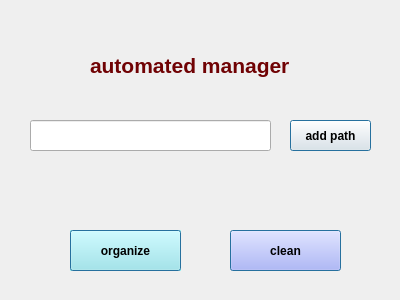
<?xml version="1.0" encoding="UTF-8"?>
<ui version="4.0">
 <class>Form</class>
 <widget class="QWidget" name="Form">
  <property name="geometry">
   <rect>
    <x>0</x>
    <y>0</y>
    <width>400</width>
    <height>300</height>
   </rect>
  </property>
  <property name="windowTitle">
   <string>Form</string>
  </property>
  <widget class="QLineEdit" name="lineEdit">
   <property name="geometry">
    <rect>
     <x>30</x>
     <y>120</y>
     <width>241</width>
     <height>31</height>
    </rect>
   </property>
  </widget>
  <widget class="QPushButton" name="addpath">
   <property name="geometry">
    <rect>
     <x>290</x>
     <y>120</y>
     <width>81</width>
     <height>31</height>
    </rect>
   </property>
   <property name="font">
    <font>
     <pointsize>9</pointsize>
     <weight>75</weight>
     <bold>true</bold>
    </font>
   </property>
   <property name="text">
    <string>add path</string>
   </property>
   <property name="autoDefault">
    <bool>true</bool>
   </property>
   <property name="default">
    <bool>true</bool>
   </property>
  </widget>
  <widget class="QLabel" name="label">
   <property name="geometry">
    <rect>
     <x>90</x>
     <y>50</y>
     <width>231</width>
     <height>31</height>
    </rect>
   </property>
   <property name="palette">
    <palette>
     <active>
      <colorrole role="WindowText">
       <brush brushstyle="SolidPattern">
        <color alpha="255">
         <red>112</red>
         <green>2</green>
         <blue>4</blue>
        </color>
       </brush>
      </colorrole>
      <colorrole role="Button">
       <brush brushstyle="SolidPattern">
        <color alpha="255">
         <red>170</red>
         <green>0</green>
         <blue>0</blue>
        </color>
       </brush>
      </colorrole>
      <colorrole role="Light">
       <brush brushstyle="SolidPattern">
        <color alpha="255">
         <red>255</red>
         <green>0</green>
         <blue>0</blue>
        </color>
       </brush>
      </colorrole>
      <colorrole role="Midlight">
       <brush brushstyle="SolidPattern">
        <color alpha="255">
         <red>212</red>
         <green>0</green>
         <blue>0</blue>
        </color>
       </brush>
      </colorrole>
      <colorrole role="Dark">
       <brush brushstyle="SolidPattern">
        <color alpha="255">
         <red>85</red>
         <green>0</green>
         <blue>0</blue>
        </color>
       </brush>
      </colorrole>
      <colorrole role="Mid">
       <brush brushstyle="SolidPattern">
        <color alpha="255">
         <red>113</red>
         <green>0</green>
         <blue>0</blue>
        </color>
       </brush>
      </colorrole>
      <colorrole role="Text">
       <brush brushstyle="SolidPattern">
        <color alpha="255">
         <red>0</red>
         <green>0</green>
         <blue>0</blue>
        </color>
       </brush>
      </colorrole>
      <colorrole role="BrightText">
       <brush brushstyle="SolidPattern">
        <color alpha="255">
         <red>255</red>
         <green>255</green>
         <blue>255</blue>
        </color>
       </brush>
      </colorrole>
      <colorrole role="ButtonText">
       <brush brushstyle="SolidPattern">
        <color alpha="255">
         <red>0</red>
         <green>0</green>
         <blue>0</blue>
        </color>
       </brush>
      </colorrole>
      <colorrole role="Base">
       <brush brushstyle="SolidPattern">
        <color alpha="255">
         <red>255</red>
         <green>255</green>
         <blue>255</blue>
        </color>
       </brush>
      </colorrole>
      <colorrole role="Window">
       <brush brushstyle="SolidPattern">
        <color alpha="255">
         <red>170</red>
         <green>0</green>
         <blue>0</blue>
        </color>
       </brush>
      </colorrole>
      <colorrole role="Shadow">
       <brush brushstyle="SolidPattern">
        <color alpha="255">
         <red>0</red>
         <green>0</green>
         <blue>0</blue>
        </color>
       </brush>
      </colorrole>
      <colorrole role="AlternateBase">
       <brush brushstyle="SolidPattern">
        <color alpha="255">
         <red>212</red>
         <green>127</green>
         <blue>127</blue>
        </color>
       </brush>
      </colorrole>
      <colorrole role="ToolTipBase">
       <brush brushstyle="SolidPattern">
        <color alpha="255">
         <red>255</red>
         <green>255</green>
         <blue>220</blue>
        </color>
       </brush>
      </colorrole>
      <colorrole role="ToolTipText">
       <brush brushstyle="SolidPattern">
        <color alpha="255">
         <red>0</red>
         <green>0</green>
         <blue>0</blue>
        </color>
       </brush>
      </colorrole>
     </active>
     <inactive>
      <colorrole role="WindowText">
       <brush brushstyle="SolidPattern">
        <color alpha="255">
         <red>112</red>
         <green>2</green>
         <blue>4</blue>
        </color>
       </brush>
      </colorrole>
      <colorrole role="Button">
       <brush brushstyle="SolidPattern">
        <color alpha="255">
         <red>170</red>
         <green>0</green>
         <blue>0</blue>
        </color>
       </brush>
      </colorrole>
      <colorrole role="Light">
       <brush brushstyle="SolidPattern">
        <color alpha="255">
         <red>255</red>
         <green>0</green>
         <blue>0</blue>
        </color>
       </brush>
      </colorrole>
      <colorrole role="Midlight">
       <brush brushstyle="SolidPattern">
        <color alpha="255">
         <red>212</red>
         <green>0</green>
         <blue>0</blue>
        </color>
       </brush>
      </colorrole>
      <colorrole role="Dark">
       <brush brushstyle="SolidPattern">
        <color alpha="255">
         <red>85</red>
         <green>0</green>
         <blue>0</blue>
        </color>
       </brush>
      </colorrole>
      <colorrole role="Mid">
       <brush brushstyle="SolidPattern">
        <color alpha="255">
         <red>113</red>
         <green>0</green>
         <blue>0</blue>
        </color>
       </brush>
      </colorrole>
      <colorrole role="Text">
       <brush brushstyle="SolidPattern">
        <color alpha="255">
         <red>0</red>
         <green>0</green>
         <blue>0</blue>
        </color>
       </brush>
      </colorrole>
      <colorrole role="BrightText">
       <brush brushstyle="SolidPattern">
        <color alpha="255">
         <red>255</red>
         <green>255</green>
         <blue>255</blue>
        </color>
       </brush>
      </colorrole>
      <colorrole role="ButtonText">
       <brush brushstyle="SolidPattern">
        <color alpha="255">
         <red>0</red>
         <green>0</green>
         <blue>0</blue>
        </color>
       </brush>
      </colorrole>
      <colorrole role="Base">
       <brush brushstyle="SolidPattern">
        <color alpha="255">
         <red>255</red>
         <green>255</green>
         <blue>255</blue>
        </color>
       </brush>
      </colorrole>
      <colorrole role="Window">
       <brush brushstyle="SolidPattern">
        <color alpha="255">
         <red>170</red>
         <green>0</green>
         <blue>0</blue>
        </color>
       </brush>
      </colorrole>
      <colorrole role="Shadow">
       <brush brushstyle="SolidPattern">
        <color alpha="255">
         <red>0</red>
         <green>0</green>
         <blue>0</blue>
        </color>
       </brush>
      </colorrole>
      <colorrole role="AlternateBase">
       <brush brushstyle="SolidPattern">
        <color alpha="255">
         <red>212</red>
         <green>127</green>
         <blue>127</blue>
        </color>
       </brush>
      </colorrole>
      <colorrole role="ToolTipBase">
       <brush brushstyle="SolidPattern">
        <color alpha="255">
         <red>255</red>
         <green>255</green>
         <blue>220</blue>
        </color>
       </brush>
      </colorrole>
      <colorrole role="ToolTipText">
       <brush brushstyle="SolidPattern">
        <color alpha="255">
         <red>0</red>
         <green>0</green>
         <blue>0</blue>
        </color>
       </brush>
      </colorrole>
     </inactive>
     <disabled>
      <colorrole role="WindowText">
       <brush brushstyle="SolidPattern">
        <color alpha="255">
         <red>85</red>
         <green>0</green>
         <blue>0</blue>
        </color>
       </brush>
      </colorrole>
      <colorrole role="Button">
       <brush brushstyle="SolidPattern">
        <color alpha="255">
         <red>170</red>
         <green>0</green>
         <blue>0</blue>
        </color>
       </brush>
      </colorrole>
      <colorrole role="Light">
       <brush brushstyle="SolidPattern">
        <color alpha="255">
         <red>255</red>
         <green>0</green>
         <blue>0</blue>
        </color>
       </brush>
      </colorrole>
      <colorrole role="Midlight">
       <brush brushstyle="SolidPattern">
        <color alpha="255">
         <red>212</red>
         <green>0</green>
         <blue>0</blue>
        </color>
       </brush>
      </colorrole>
      <colorrole role="Dark">
       <brush brushstyle="SolidPattern">
        <color alpha="255">
         <red>85</red>
         <green>0</green>
         <blue>0</blue>
        </color>
       </brush>
      </colorrole>
      <colorrole role="Mid">
       <brush brushstyle="SolidPattern">
        <color alpha="255">
         <red>113</red>
         <green>0</green>
         <blue>0</blue>
        </color>
       </brush>
      </colorrole>
      <colorrole role="Text">
       <brush brushstyle="SolidPattern">
        <color alpha="255">
         <red>85</red>
         <green>0</green>
         <blue>0</blue>
        </color>
       </brush>
      </colorrole>
      <colorrole role="BrightText">
       <brush brushstyle="SolidPattern">
        <color alpha="255">
         <red>255</red>
         <green>255</green>
         <blue>255</blue>
        </color>
       </brush>
      </colorrole>
      <colorrole role="ButtonText">
       <brush brushstyle="SolidPattern">
        <color alpha="255">
         <red>85</red>
         <green>0</green>
         <blue>0</blue>
        </color>
       </brush>
      </colorrole>
      <colorrole role="Base">
       <brush brushstyle="SolidPattern">
        <color alpha="255">
         <red>170</red>
         <green>0</green>
         <blue>0</blue>
        </color>
       </brush>
      </colorrole>
      <colorrole role="Window">
       <brush brushstyle="SolidPattern">
        <color alpha="255">
         <red>170</red>
         <green>0</green>
         <blue>0</blue>
        </color>
       </brush>
      </colorrole>
      <colorrole role="Shadow">
       <brush brushstyle="SolidPattern">
        <color alpha="255">
         <red>0</red>
         <green>0</green>
         <blue>0</blue>
        </color>
       </brush>
      </colorrole>
      <colorrole role="AlternateBase">
       <brush brushstyle="SolidPattern">
        <color alpha="255">
         <red>170</red>
         <green>0</green>
         <blue>0</blue>
        </color>
       </brush>
      </colorrole>
      <colorrole role="ToolTipBase">
       <brush brushstyle="SolidPattern">
        <color alpha="255">
         <red>255</red>
         <green>255</green>
         <blue>220</blue>
        </color>
       </brush>
      </colorrole>
      <colorrole role="ToolTipText">
       <brush brushstyle="SolidPattern">
        <color alpha="255">
         <red>0</red>
         <green>0</green>
         <blue>0</blue>
        </color>
       </brush>
      </colorrole>
     </disabled>
    </palette>
   </property>
   <property name="font">
    <font>
     <pointsize>16</pointsize>
     <weight>75</weight>
     <bold>true</bold>
    </font>
   </property>
   <property name="text">
    <string>automated manager</string>
   </property>
  </widget>
  <widget class="QLabel" name="accomplished">
   <property name="geometry">
    <rect>
     <x>40</x>
     <y>170</y>
     <width>321</width>
     <height>41</height>
    </rect>
   </property>
   <property name="font">
    <font>
     <pointsize>10</pointsize>
    </font>
   </property>
   <property name="autoFillBackground">
    <bool>false</bool>
   </property>
   <property name="text">
    <string/>
   </property>
  </widget>
  <widget class="QPushButton" name="organize">
   <property name="geometry">
    <rect>
     <x>70</x>
     <y>230</y>
     <width>111</width>
     <height>41</height>
    </rect>
   </property>
   <property name="palette">
    <palette>
     <active>
      <colorrole role="WindowText">
       <brush brushstyle="SolidPattern">
        <color alpha="255">
         <red>0</red>
         <green>0</green>
         <blue>0</blue>
        </color>
       </brush>
      </colorrole>
      <colorrole role="Button">
       <brush brushstyle="SolidPattern">
        <color alpha="255">
         <red>161</red>
         <green>240</green>
         <blue>240</blue>
        </color>
       </brush>
      </colorrole>
      <colorrole role="Light">
       <brush brushstyle="SolidPattern">
        <color alpha="255">
         <red>255</red>
         <green>255</green>
         <blue>255</blue>
        </color>
       </brush>
      </colorrole>
      <colorrole role="Midlight">
       <brush brushstyle="SolidPattern">
        <color alpha="255">
         <red>208</red>
         <green>247</green>
         <blue>247</blue>
        </color>
       </brush>
      </colorrole>
      <colorrole role="Dark">
       <brush brushstyle="SolidPattern">
        <color alpha="255">
         <red>80</red>
         <green>120</green>
         <blue>120</blue>
        </color>
       </brush>
      </colorrole>
      <colorrole role="Mid">
       <brush brushstyle="SolidPattern">
        <color alpha="255">
         <red>107</red>
         <green>160</green>
         <blue>160</blue>
        </color>
       </brush>
      </colorrole>
      <colorrole role="Text">
       <brush brushstyle="SolidPattern">
        <color alpha="255">
         <red>0</red>
         <green>0</green>
         <blue>0</blue>
        </color>
       </brush>
      </colorrole>
      <colorrole role="BrightText">
       <brush brushstyle="SolidPattern">
        <color alpha="255">
         <red>255</red>
         <green>255</green>
         <blue>255</blue>
        </color>
       </brush>
      </colorrole>
      <colorrole role="ButtonText">
       <brush brushstyle="SolidPattern">
        <color alpha="255">
         <red>0</red>
         <green>0</green>
         <blue>0</blue>
        </color>
       </brush>
      </colorrole>
      <colorrole role="Base">
       <brush brushstyle="SolidPattern">
        <color alpha="255">
         <red>255</red>
         <green>255</green>
         <blue>255</blue>
        </color>
       </brush>
      </colorrole>
      <colorrole role="Window">
       <brush brushstyle="SolidPattern">
        <color alpha="255">
         <red>161</red>
         <green>240</green>
         <blue>240</blue>
        </color>
       </brush>
      </colorrole>
      <colorrole role="Shadow">
       <brush brushstyle="SolidPattern">
        <color alpha="255">
         <red>0</red>
         <green>0</green>
         <blue>0</blue>
        </color>
       </brush>
      </colorrole>
      <colorrole role="AlternateBase">
       <brush brushstyle="SolidPattern">
        <color alpha="255">
         <red>208</red>
         <green>247</green>
         <blue>247</blue>
        </color>
       </brush>
      </colorrole>
      <colorrole role="ToolTipBase">
       <brush brushstyle="SolidPattern">
        <color alpha="255">
         <red>255</red>
         <green>255</green>
         <blue>220</blue>
        </color>
       </brush>
      </colorrole>
      <colorrole role="ToolTipText">
       <brush brushstyle="SolidPattern">
        <color alpha="255">
         <red>0</red>
         <green>0</green>
         <blue>0</blue>
        </color>
       </brush>
      </colorrole>
     </active>
     <inactive>
      <colorrole role="WindowText">
       <brush brushstyle="SolidPattern">
        <color alpha="255">
         <red>0</red>
         <green>0</green>
         <blue>0</blue>
        </color>
       </brush>
      </colorrole>
      <colorrole role="Button">
       <brush brushstyle="SolidPattern">
        <color alpha="255">
         <red>161</red>
         <green>240</green>
         <blue>240</blue>
        </color>
       </brush>
      </colorrole>
      <colorrole role="Light">
       <brush brushstyle="SolidPattern">
        <color alpha="255">
         <red>255</red>
         <green>255</green>
         <blue>255</blue>
        </color>
       </brush>
      </colorrole>
      <colorrole role="Midlight">
       <brush brushstyle="SolidPattern">
        <color alpha="255">
         <red>208</red>
         <green>247</green>
         <blue>247</blue>
        </color>
       </brush>
      </colorrole>
      <colorrole role="Dark">
       <brush brushstyle="SolidPattern">
        <color alpha="255">
         <red>80</red>
         <green>120</green>
         <blue>120</blue>
        </color>
       </brush>
      </colorrole>
      <colorrole role="Mid">
       <brush brushstyle="SolidPattern">
        <color alpha="255">
         <red>107</red>
         <green>160</green>
         <blue>160</blue>
        </color>
       </brush>
      </colorrole>
      <colorrole role="Text">
       <brush brushstyle="SolidPattern">
        <color alpha="255">
         <red>0</red>
         <green>0</green>
         <blue>0</blue>
        </color>
       </brush>
      </colorrole>
      <colorrole role="BrightText">
       <brush brushstyle="SolidPattern">
        <color alpha="255">
         <red>255</red>
         <green>255</green>
         <blue>255</blue>
        </color>
       </brush>
      </colorrole>
      <colorrole role="ButtonText">
       <brush brushstyle="SolidPattern">
        <color alpha="255">
         <red>0</red>
         <green>0</green>
         <blue>0</blue>
        </color>
       </brush>
      </colorrole>
      <colorrole role="Base">
       <brush brushstyle="SolidPattern">
        <color alpha="255">
         <red>255</red>
         <green>255</green>
         <blue>255</blue>
        </color>
       </brush>
      </colorrole>
      <colorrole role="Window">
       <brush brushstyle="SolidPattern">
        <color alpha="255">
         <red>161</red>
         <green>240</green>
         <blue>240</blue>
        </color>
       </brush>
      </colorrole>
      <colorrole role="Shadow">
       <brush brushstyle="SolidPattern">
        <color alpha="255">
         <red>0</red>
         <green>0</green>
         <blue>0</blue>
        </color>
       </brush>
      </colorrole>
      <colorrole role="AlternateBase">
       <brush brushstyle="SolidPattern">
        <color alpha="255">
         <red>208</red>
         <green>247</green>
         <blue>247</blue>
        </color>
       </brush>
      </colorrole>
      <colorrole role="ToolTipBase">
       <brush brushstyle="SolidPattern">
        <color alpha="255">
         <red>255</red>
         <green>255</green>
         <blue>220</blue>
        </color>
       </brush>
      </colorrole>
      <colorrole role="ToolTipText">
       <brush brushstyle="SolidPattern">
        <color alpha="255">
         <red>0</red>
         <green>0</green>
         <blue>0</blue>
        </color>
       </brush>
      </colorrole>
     </inactive>
     <disabled>
      <colorrole role="WindowText">
       <brush brushstyle="SolidPattern">
        <color alpha="255">
         <red>80</red>
         <green>120</green>
         <blue>120</blue>
        </color>
       </brush>
      </colorrole>
      <colorrole role="Button">
       <brush brushstyle="SolidPattern">
        <color alpha="255">
         <red>161</red>
         <green>240</green>
         <blue>240</blue>
        </color>
       </brush>
      </colorrole>
      <colorrole role="Light">
       <brush brushstyle="SolidPattern">
        <color alpha="255">
         <red>255</red>
         <green>255</green>
         <blue>255</blue>
        </color>
       </brush>
      </colorrole>
      <colorrole role="Midlight">
       <brush brushstyle="SolidPattern">
        <color alpha="255">
         <red>208</red>
         <green>247</green>
         <blue>247</blue>
        </color>
       </brush>
      </colorrole>
      <colorrole role="Dark">
       <brush brushstyle="SolidPattern">
        <color alpha="255">
         <red>80</red>
         <green>120</green>
         <blue>120</blue>
        </color>
       </brush>
      </colorrole>
      <colorrole role="Mid">
       <brush brushstyle="SolidPattern">
        <color alpha="255">
         <red>107</red>
         <green>160</green>
         <blue>160</blue>
        </color>
       </brush>
      </colorrole>
      <colorrole role="Text">
       <brush brushstyle="SolidPattern">
        <color alpha="255">
         <red>80</red>
         <green>120</green>
         <blue>120</blue>
        </color>
       </brush>
      </colorrole>
      <colorrole role="BrightText">
       <brush brushstyle="SolidPattern">
        <color alpha="255">
         <red>255</red>
         <green>255</green>
         <blue>255</blue>
        </color>
       </brush>
      </colorrole>
      <colorrole role="ButtonText">
       <brush brushstyle="SolidPattern">
        <color alpha="255">
         <red>80</red>
         <green>120</green>
         <blue>120</blue>
        </color>
       </brush>
      </colorrole>
      <colorrole role="Base">
       <brush brushstyle="SolidPattern">
        <color alpha="255">
         <red>161</red>
         <green>240</green>
         <blue>240</blue>
        </color>
       </brush>
      </colorrole>
      <colorrole role="Window">
       <brush brushstyle="SolidPattern">
        <color alpha="255">
         <red>161</red>
         <green>240</green>
         <blue>240</blue>
        </color>
       </brush>
      </colorrole>
      <colorrole role="Shadow">
       <brush brushstyle="SolidPattern">
        <color alpha="255">
         <red>0</red>
         <green>0</green>
         <blue>0</blue>
        </color>
       </brush>
      </colorrole>
      <colorrole role="AlternateBase">
       <brush brushstyle="SolidPattern">
        <color alpha="255">
         <red>161</red>
         <green>240</green>
         <blue>240</blue>
        </color>
       </brush>
      </colorrole>
      <colorrole role="ToolTipBase">
       <brush brushstyle="SolidPattern">
        <color alpha="255">
         <red>255</red>
         <green>255</green>
         <blue>220</blue>
        </color>
       </brush>
      </colorrole>
      <colorrole role="ToolTipText">
       <brush brushstyle="SolidPattern">
        <color alpha="255">
         <red>0</red>
         <green>0</green>
         <blue>0</blue>
        </color>
       </brush>
      </colorrole>
     </disabled>
    </palette>
   </property>
   <property name="font">
    <font>
     <pointsize>9</pointsize>
     <weight>75</weight>
     <bold>true</bold>
    </font>
   </property>
   <property name="autoFillBackground">
    <bool>true</bool>
   </property>
   <property name="text">
    <string>organize</string>
   </property>
   <property name="autoDefault">
    <bool>true</bool>
   </property>
   <property name="default">
    <bool>true</bool>
   </property>
   <property name="flat">
    <bool>false</bool>
   </property>
  </widget>
  <widget class="QPushButton" name="clean">
   <property name="geometry">
    <rect>
     <x>230</x>
     <y>230</y>
     <width>111</width>
     <height>41</height>
    </rect>
   </property>
   <property name="palette">
    <palette>
     <active>
      <colorrole role="WindowText">
       <brush brushstyle="SolidPattern">
        <color alpha="255">
         <red>116</red>
         <green>150</green>
         <blue>145</blue>
        </color>
       </brush>
      </colorrole>
      <colorrole role="Button">
       <brush brushstyle="SolidPattern">
        <color alpha="255">
         <red>170</red>
         <green>170</green>
         <blue>255</blue>
        </color>
       </brush>
      </colorrole>
      <colorrole role="Light">
       <brush brushstyle="SolidPattern">
        <color alpha="255">
         <red>255</red>
         <green>255</green>
         <blue>255</blue>
        </color>
       </brush>
      </colorrole>
      <colorrole role="Midlight">
       <brush brushstyle="SolidPattern">
        <color alpha="255">
         <red>212</red>
         <green>212</green>
         <blue>255</blue>
        </color>
       </brush>
      </colorrole>
      <colorrole role="Dark">
       <brush brushstyle="SolidPattern">
        <color alpha="255">
         <red>85</red>
         <green>85</green>
         <blue>127</blue>
        </color>
       </brush>
      </colorrole>
      <colorrole role="Mid">
       <brush brushstyle="SolidPattern">
        <color alpha="255">
         <red>113</red>
         <green>113</green>
         <blue>170</blue>
        </color>
       </brush>
      </colorrole>
      <colorrole role="Text">
       <brush brushstyle="SolidPattern">
        <color alpha="255">
         <red>0</red>
         <green>0</green>
         <blue>0</blue>
        </color>
       </brush>
      </colorrole>
      <colorrole role="BrightText">
       <brush brushstyle="SolidPattern">
        <color alpha="255">
         <red>255</red>
         <green>255</green>
         <blue>255</blue>
        </color>
       </brush>
      </colorrole>
      <colorrole role="ButtonText">
       <brush brushstyle="SolidPattern">
        <color alpha="255">
         <red>0</red>
         <green>0</green>
         <blue>0</blue>
        </color>
       </brush>
      </colorrole>
      <colorrole role="Base">
       <brush brushstyle="SolidPattern">
        <color alpha="255">
         <red>255</red>
         <green>255</green>
         <blue>255</blue>
        </color>
       </brush>
      </colorrole>
      <colorrole role="Window">
       <brush brushstyle="SolidPattern">
        <color alpha="255">
         <red>170</red>
         <green>170</green>
         <blue>255</blue>
        </color>
       </brush>
      </colorrole>
      <colorrole role="Shadow">
       <brush brushstyle="SolidPattern">
        <color alpha="255">
         <red>0</red>
         <green>0</green>
         <blue>0</blue>
        </color>
       </brush>
      </colorrole>
      <colorrole role="AlternateBase">
       <brush brushstyle="SolidPattern">
        <color alpha="255">
         <red>212</red>
         <green>212</green>
         <blue>255</blue>
        </color>
       </brush>
      </colorrole>
      <colorrole role="ToolTipBase">
       <brush brushstyle="SolidPattern">
        <color alpha="255">
         <red>255</red>
         <green>255</green>
         <blue>220</blue>
        </color>
       </brush>
      </colorrole>
      <colorrole role="ToolTipText">
       <brush brushstyle="SolidPattern">
        <color alpha="255">
         <red>0</red>
         <green>0</green>
         <blue>0</blue>
        </color>
       </brush>
      </colorrole>
     </active>
     <inactive>
      <colorrole role="WindowText">
       <brush brushstyle="SolidPattern">
        <color alpha="255">
         <red>116</red>
         <green>150</green>
         <blue>145</blue>
        </color>
       </brush>
      </colorrole>
      <colorrole role="Button">
       <brush brushstyle="SolidPattern">
        <color alpha="255">
         <red>170</red>
         <green>170</green>
         <blue>255</blue>
        </color>
       </brush>
      </colorrole>
      <colorrole role="Light">
       <brush brushstyle="SolidPattern">
        <color alpha="255">
         <red>255</red>
         <green>255</green>
         <blue>255</blue>
        </color>
       </brush>
      </colorrole>
      <colorrole role="Midlight">
       <brush brushstyle="SolidPattern">
        <color alpha="255">
         <red>212</red>
         <green>212</green>
         <blue>255</blue>
        </color>
       </brush>
      </colorrole>
      <colorrole role="Dark">
       <brush brushstyle="SolidPattern">
        <color alpha="255">
         <red>85</red>
         <green>85</green>
         <blue>127</blue>
        </color>
       </brush>
      </colorrole>
      <colorrole role="Mid">
       <brush brushstyle="SolidPattern">
        <color alpha="255">
         <red>113</red>
         <green>113</green>
         <blue>170</blue>
        </color>
       </brush>
      </colorrole>
      <colorrole role="Text">
       <brush brushstyle="SolidPattern">
        <color alpha="255">
         <red>0</red>
         <green>0</green>
         <blue>0</blue>
        </color>
       </brush>
      </colorrole>
      <colorrole role="BrightText">
       <brush brushstyle="SolidPattern">
        <color alpha="255">
         <red>255</red>
         <green>255</green>
         <blue>255</blue>
        </color>
       </brush>
      </colorrole>
      <colorrole role="ButtonText">
       <brush brushstyle="SolidPattern">
        <color alpha="255">
         <red>0</red>
         <green>0</green>
         <blue>0</blue>
        </color>
       </brush>
      </colorrole>
      <colorrole role="Base">
       <brush brushstyle="SolidPattern">
        <color alpha="255">
         <red>255</red>
         <green>255</green>
         <blue>255</blue>
        </color>
       </brush>
      </colorrole>
      <colorrole role="Window">
       <brush brushstyle="SolidPattern">
        <color alpha="255">
         <red>170</red>
         <green>170</green>
         <blue>255</blue>
        </color>
       </brush>
      </colorrole>
      <colorrole role="Shadow">
       <brush brushstyle="SolidPattern">
        <color alpha="255">
         <red>0</red>
         <green>0</green>
         <blue>0</blue>
        </color>
       </brush>
      </colorrole>
      <colorrole role="AlternateBase">
       <brush brushstyle="SolidPattern">
        <color alpha="255">
         <red>212</red>
         <green>212</green>
         <blue>255</blue>
        </color>
       </brush>
      </colorrole>
      <colorrole role="ToolTipBase">
       <brush brushstyle="SolidPattern">
        <color alpha="255">
         <red>255</red>
         <green>255</green>
         <blue>220</blue>
        </color>
       </brush>
      </colorrole>
      <colorrole role="ToolTipText">
       <brush brushstyle="SolidPattern">
        <color alpha="255">
         <red>0</red>
         <green>0</green>
         <blue>0</blue>
        </color>
       </brush>
      </colorrole>
     </inactive>
     <disabled>
      <colorrole role="WindowText">
       <brush brushstyle="SolidPattern">
        <color alpha="255">
         <red>85</red>
         <green>85</green>
         <blue>127</blue>
        </color>
       </brush>
      </colorrole>
      <colorrole role="Button">
       <brush brushstyle="SolidPattern">
        <color alpha="255">
         <red>170</red>
         <green>170</green>
         <blue>255</blue>
        </color>
       </brush>
      </colorrole>
      <colorrole role="Light">
       <brush brushstyle="SolidPattern">
        <color alpha="255">
         <red>255</red>
         <green>255</green>
         <blue>255</blue>
        </color>
       </brush>
      </colorrole>
      <colorrole role="Midlight">
       <brush brushstyle="SolidPattern">
        <color alpha="255">
         <red>212</red>
         <green>212</green>
         <blue>255</blue>
        </color>
       </brush>
      </colorrole>
      <colorrole role="Dark">
       <brush brushstyle="SolidPattern">
        <color alpha="255">
         <red>85</red>
         <green>85</green>
         <blue>127</blue>
        </color>
       </brush>
      </colorrole>
      <colorrole role="Mid">
       <brush brushstyle="SolidPattern">
        <color alpha="255">
         <red>113</red>
         <green>113</green>
         <blue>170</blue>
        </color>
       </brush>
      </colorrole>
      <colorrole role="Text">
       <brush brushstyle="SolidPattern">
        <color alpha="255">
         <red>85</red>
         <green>85</green>
         <blue>127</blue>
        </color>
       </brush>
      </colorrole>
      <colorrole role="BrightText">
       <brush brushstyle="SolidPattern">
        <color alpha="255">
         <red>255</red>
         <green>255</green>
         <blue>255</blue>
        </color>
       </brush>
      </colorrole>
      <colorrole role="ButtonText">
       <brush brushstyle="SolidPattern">
        <color alpha="255">
         <red>85</red>
         <green>85</green>
         <blue>127</blue>
        </color>
       </brush>
      </colorrole>
      <colorrole role="Base">
       <brush brushstyle="SolidPattern">
        <color alpha="255">
         <red>170</red>
         <green>170</green>
         <blue>255</blue>
        </color>
       </brush>
      </colorrole>
      <colorrole role="Window">
       <brush brushstyle="SolidPattern">
        <color alpha="255">
         <red>170</red>
         <green>170</green>
         <blue>255</blue>
        </color>
       </brush>
      </colorrole>
      <colorrole role="Shadow">
       <brush brushstyle="SolidPattern">
        <color alpha="255">
         <red>0</red>
         <green>0</green>
         <blue>0</blue>
        </color>
       </brush>
      </colorrole>
      <colorrole role="AlternateBase">
       <brush brushstyle="SolidPattern">
        <color alpha="255">
         <red>170</red>
         <green>170</green>
         <blue>255</blue>
        </color>
       </brush>
      </colorrole>
      <colorrole role="ToolTipBase">
       <brush brushstyle="SolidPattern">
        <color alpha="255">
         <red>255</red>
         <green>255</green>
         <blue>220</blue>
        </color>
       </brush>
      </colorrole>
      <colorrole role="ToolTipText">
       <brush brushstyle="SolidPattern">
        <color alpha="255">
         <red>0</red>
         <green>0</green>
         <blue>0</blue>
        </color>
       </brush>
      </colorrole>
     </disabled>
    </palette>
   </property>
   <property name="font">
    <font>
     <pointsize>9</pointsize>
     <weight>75</weight>
     <bold>true</bold>
    </font>
   </property>
   <property name="text">
    <string>clean</string>
   </property>
   <property name="autoDefault">
    <bool>true</bool>
   </property>
   <property name="default">
    <bool>true</bool>
   </property>
  </widget>
 </widget>
 <resources/>
 <connections/>
</ui>
